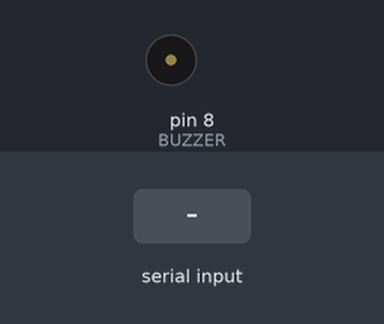
Simulated run of this sketch. Board: Arduino Uno, built with avr-gcc and run on an emulated ATmega328P. Parts: buzzer (waves = sounding). The inputs (shaded band) are chosen by the test bench.

Above: at 1.2 s.
1.3 s: "##1" received over Serial
At 2.1 s:
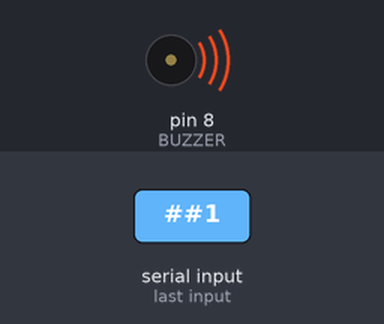
Timing chart, 0 to 4.3 s (numbered marks = the images above; inputs shaded):
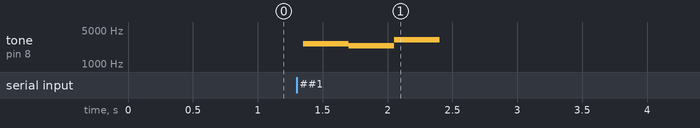

The sketch:

ArduinoMail.ino
```cpp
/*
Arduino Mail par Esteban Cadic le 18/06/2016
Partie : Arduino : C
*/

#define BUZZER 8 // BUZZER, PIN 8

String content = "";
char character;

void setup() // Fonction appelée au démarrage de l'Arduino
{
  pinMode(BUZZER, OUTPUT); // BUZZER, sortie


  Serial.begin(9600); // On initialise la communication série (pour que l'ordinateur puisse communiquer et envoyer des informations en USB)
}

void loop() // Boucle infinie
{

  delay(50); // On attend 50 ms
  while(Serial.available()) { // Si des données entrantes sont présentes (du texte)
    character = Serial.read(); // On les récupères une par une (caractère par caractère)
    content.concat(character); // On ajoute les caractères un à la suite (exemple : s + i + x = six)
  }


  if (content == "##1") { // Si on récupère "##1"
    tone(BUZZER, 2637, 350); // On joue une note de 2637 Hz (Mi) pendant 350 ms
    delay(350);
    tone(BUZZER, 2349, 350); // On joue une note de 2349 Hz (Re) pendant 350 ms
    delay(350);
    tone(BUZZER,  3136, 350); // On joue une note de 3136 Hz (Sol) pendant 350 ms
    delay(350);
    content = ""; // On efface ce que l'ordinateur a envoyé précédemment
  }

  else if (content != "") { // Qi on récupère autre chose
    content = ""; // On efface ce que le l'ordinateur a envoyé précédemment
  }

}
```

Measured:
- after the input at 1.3 s, tone on pin 8 (BUZZER): silent → 2637 Hz after 0.05 s, → 2349 Hz 0.35 s later, → 3136 Hz 0.35 s later, → silent 0.35 s later
